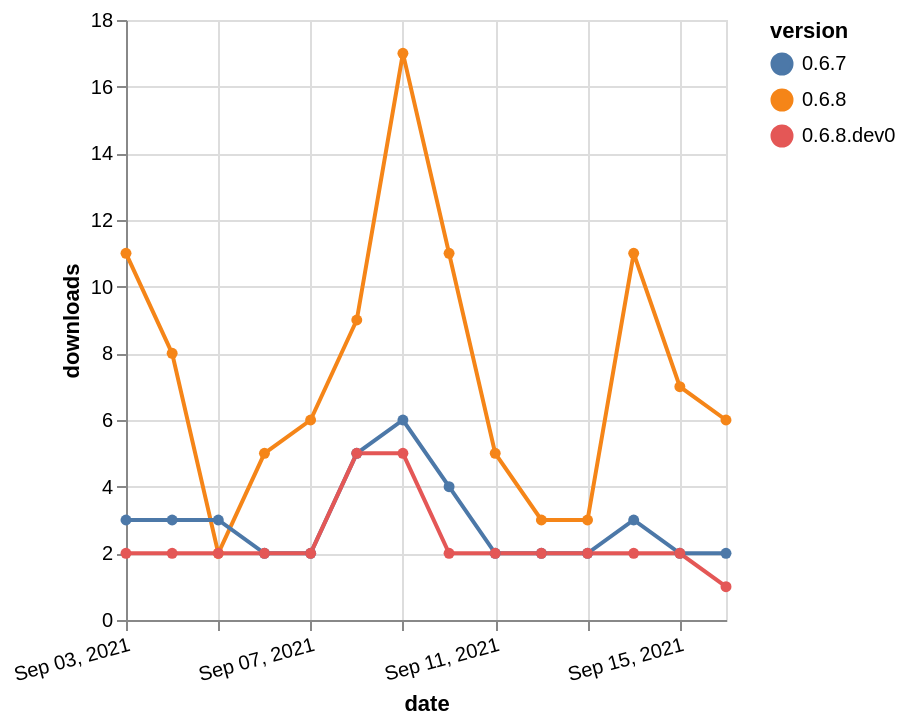

Specify this chart in Vega-Lite:
### Vega-Lite specification from a JSON file in a GitHub repository (floating-point values rounded to 4 significant figures)
{"$schema": "https://vega.github.io/schema/vega-lite/v5.json", "description": "A simple bar chart with embedded data.", "data": {"values": [{"date": "2021-09-03", "total": 73948, "delta": 11, "version": "0.6.8"}, {"date": "2021-09-04", "total": 73956, "delta": 8, "version": "0.6.8"}, {"date": "2021-09-05", "total": 73958, "delta": 2, "version": "0.6.8"}, {"date": "2021-09-06", "total": 73963, "delta": 5, "version": "0.6.8"}, {"date": "2021-09-07", "total": 73969, "delta": 6, "version": "0.6.8"}, {"date": "2021-09-08", "total": 73978, "delta": 9, "version": "0.6.8"}, {"date": "2021-09-09", "total": 73995, "delta": 17, "version": "0.6.8"}, {"date": "2021-09-10", "total": 74006, "delta": 11, "version": "0.6.8"}, {"date": "2021-09-11", "total": 74011, "delta": 5, "version": "0.6.8"}, {"date": "2021-09-12", "total": 74014, "delta": 3, "version": "0.6.8"}, {"date": "2021-09-13", "total": 74017, "delta": 3, "version": "0.6.8"}, {"date": "2021-09-14", "total": 74028, "delta": 11, "version": "0.6.8"}, {"date": "2021-09-15", "total": 74035, "delta": 7, "version": "0.6.8"}, {"date": "2021-09-16", "total": 74041, "delta": 6, "version": "0.6.8"}, {"date": "2021-09-03", "total": 3927, "delta": 3, "version": "0.6.7"}, {"date": "2021-09-04", "total": 3930, "delta": 3, "version": "0.6.7"}, {"date": "2021-09-05", "total": 3933, "delta": 3, "version": "0.6.7"}, {"date": "2021-09-06", "total": 3935, "delta": 2, "version": "0.6.7"}, {"date": "2021-09-07", "total": 3937, "delta": 2, "version": "0.6.7"}, {"date": "2021-09-08", "total": 3942, "delta": 5, "version": "0.6.7"}, {"date": "2021-09-09", "total": 3948, "delta": 6, "version": "0.6.7"}, {"date": "2021-09-10", "total": 3952, "delta": 4, "version": "0.6.7"}, {"date": "2021-09-11", "total": 3954, "delta": 2, "version": "0.6.7"}, {"date": "2021-09-12", "total": 3956, "delta": 2, "version": "0.6.7"}, {"date": "2021-09-13", "total": 3958, "delta": 2, "version": "0.6.7"}, {"date": "2021-09-14", "total": 3961, "delta": 3, "version": "0.6.7"}, {"date": "2021-09-15", "total": 3963, "delta": 2, "version": "0.6.7"}, {"date": "2021-09-16", "total": 3965, "delta": 2, "version": "0.6.7"}, {"date": "2021-09-03", "total": 6366, "delta": 2, "version": "0.6.8.dev0"}, {"date": "2021-09-04", "total": 6368, "delta": 2, "version": "0.6.8.dev0"}, {"date": "2021-09-05", "total": 6370, "delta": 2, "version": "0.6.8.dev0"}, {"date": "2021-09-06", "total": 6372, "delta": 2, "version": "0.6.8.dev0"}, {"date": "2021-09-07", "total": 6374, "delta": 2, "version": "0.6.8.dev0"}, {"date": "2021-09-08", "total": 6379, "delta": 5, "version": "0.6.8.dev0"}, {"date": "2021-09-09", "total": 6384, "delta": 5, "version": "0.6.8.dev0"}, {"date": "2021-09-10", "total": 6386, "delta": 2, "version": "0.6.8.dev0"}, {"date": "2021-09-11", "total": 6388, "delta": 2, "version": "0.6.8.dev0"}, {"date": "2021-09-12", "total": 6390, "delta": 2, "version": "0.6.8.dev0"}, {"date": "2021-09-13", "total": 6392, "delta": 2, "version": "0.6.8.dev0"}, {"date": "2021-09-14", "total": 6394, "delta": 2, "version": "0.6.8.dev0"}, {"date": "2021-09-15", "total": 6396, "delta": 2, "version": "0.6.8.dev0"}, {"date": "2021-09-16", "total": 6397, "delta": 1, "version": "0.6.8.dev0"}]}, "width": "container", "mark": {"type": "line", "point": {"filled": true}}, "encoding": {"x": {"field": "date", "type": "temporal", "timeUnit": "yearmonthdate", "title": "date", "axis": {"labelAngle": -15}}, "y": {"field": "delta", "type": "quantitative", "title": "downloads"}, "color": {"field": "version", "type": "nominal"}, "tooltip": {"field": "delta"}}}
